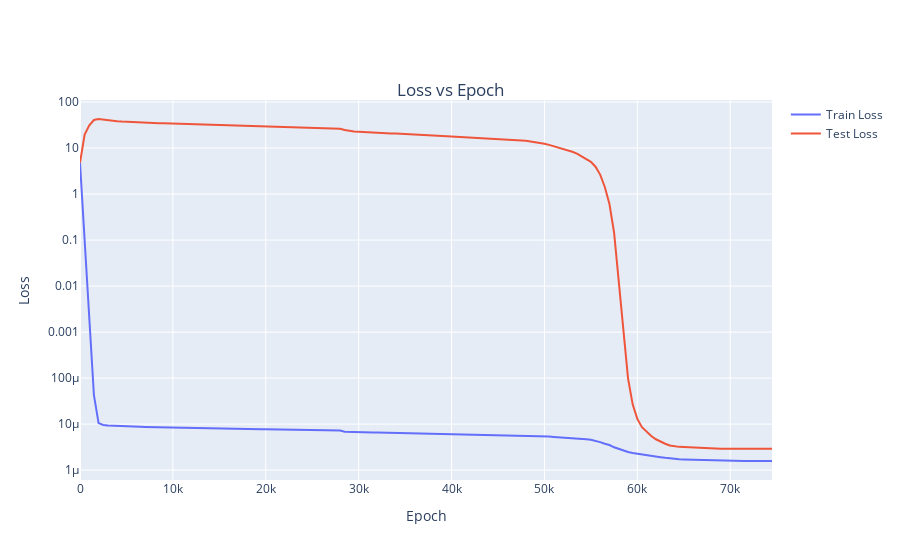
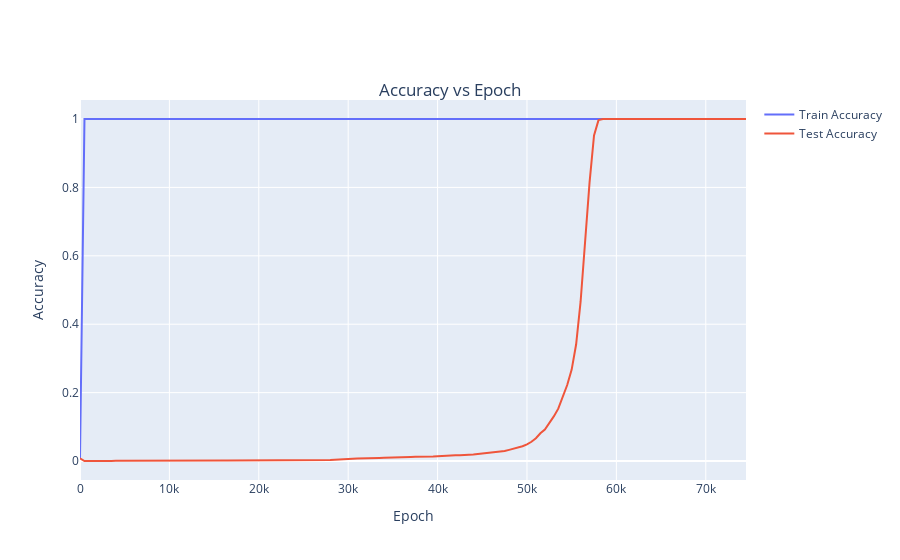

The notebook cell saved with these charts, in order:
### Markdown cell above
Let's plot loss and accuracy. We see the model groks! It initially memorises the training data, and much later on (around epoch 70k) suddenly generalises to the test set.

### Code cell
x = list(range(0, training_cfg["num_epochs"], checkpoint_every))
lines([train_losses, test_losses], x=x, labels=["Train Loss", "Test Loss"], xaxis="Epoch", yaxis="Loss", title="Loss vs Epoch", log_y=True)
lines([train_accs, test_accs], x=x, labels=["Train Accuracy", "Test Accuracy"], xaxis="Epoch", yaxis="Accuracy", title="Accuracy vs Epoch")

### Figure 1 — Plotly figure (JSON) as saved in the notebook; plotly's stock layout.template omitted (floating-point values rounded to 4 significant figures; data arrays with more than 128 entries replaced by an {"elided": "..."} marker saying what was removed)
{"data": [{"mode": "lines", "name": "Train Loss", "type": "scatter", "x": {"elided": "150 int values"}, "y": {"elided": "150 float values"}}, {"mode": "lines", "name": "Test Loss", "type": "scatter", "x": {"elided": "150 int values"}, "y": {"elided": "150 float values"}}], "layout": {"legend": {}, "title": {"text": "Loss vs Epoch", "x": 0.5, "y": 0.85}, "xaxis": {"title": {"text": "Epoch"}}, "yaxis": {"title": {"text": "Loss"}, "type": "log"}}}

### Figure 2 — Plotly figure (JSON) as saved in the notebook; plotly's stock layout.template omitted (floating-point values rounded to 4 significant figures; data arrays with more than 128 entries replaced by an {"elided": "..."} marker saying what was removed)
{"data": [{"mode": "lines", "name": "Train Accuracy", "type": "scatter", "x": {"elided": "150 int values"}, "y": {"elided": "150 float values"}}, {"mode": "lines", "name": "Test Accuracy", "type": "scatter", "x": {"elided": "150 int values"}, "y": {"elided": "150 float values"}}], "layout": {"legend": {}, "title": {"text": "Accuracy vs Epoch", "x": 0.5, "y": 0.85}, "xaxis": {"title": {"text": "Epoch"}}, "yaxis": {"title": {"text": "Accuracy"}}}}
